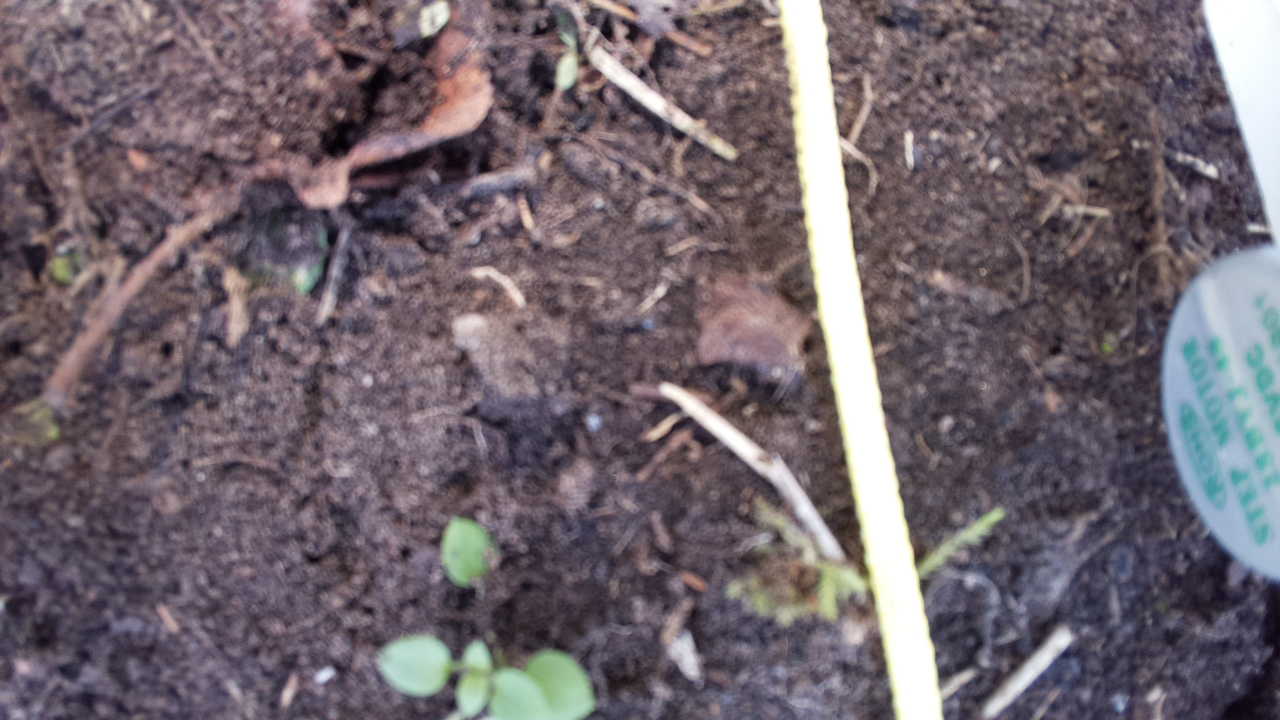
#> input picture 2/sample-2019-12-22_11:11-2.jpg, 1280 x 720 px
$ python houhgline-transform.py
#> lines starting #> are read from the running program, lines starting #| are printed output that depends on the picture; after the words box and inside, x2 and y2 are one past the last pixel; in counts of white or black regions, pixels touching at a corner belong together; long printed decimals are rounded
#!/usr/bin/env python3

import cv2
import numpy as np


def auto_canny(image, sigma=0.33):
    # compute the median of the single channel pixel intensities
    v = np.median(image)

    # apply automatic Canny edge detection using the computed median
    lower = int(max(0, (1.0 - sigma) * v))
    upper = int(min(255, (1.0 + sigma) * v))
    edged = cv2.Canny(image, lower, upper)

    # return the edged image
    return edged


# [43 lines left out: function automatic_brightness_and_contrast, not called in this run]


img = cv2.imread('../2/sample-2019-12-22_11:11-2.jpg')
#> img is the input picture: shape (720, 1280, 3); mean B, G, R 109.5, 101.7, 112.6
# contrasted, alpha, beta = automatic_brightness_and_contrast(img, 1)
gray = cv2.cvtColor(img, cv2.COLOR_BGR2GRAY)
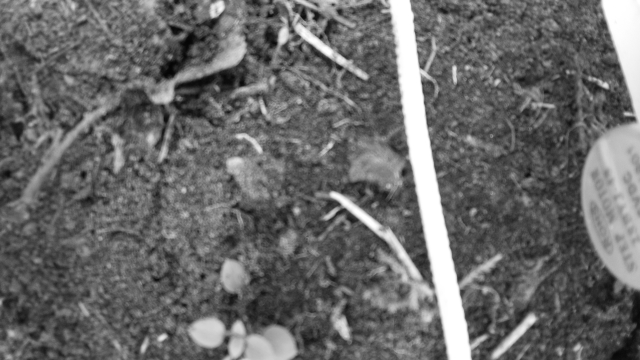
#> gray: shape (720, 1280) (shown at 1/2 size); min 3, max 255, mean 105.9
# edges = cv2.Canny(gray, 50, 500, apertureSize=3)

edges = cv2.blur(img, (5, 5))
edges = auto_canny(edges)
#> in auto_canny, `v = np.median(image)`: v = 98
#> in auto_canny, `lower = int(max(0, (1.0 - sigma) * v))`: lower = 65
#> in auto_canny, `upper = int(min(255, (1.0 + sigma) * v))`: upper = 130
#> in auto_canny, `edged = cv2.Canny(image, lower, upper)`:
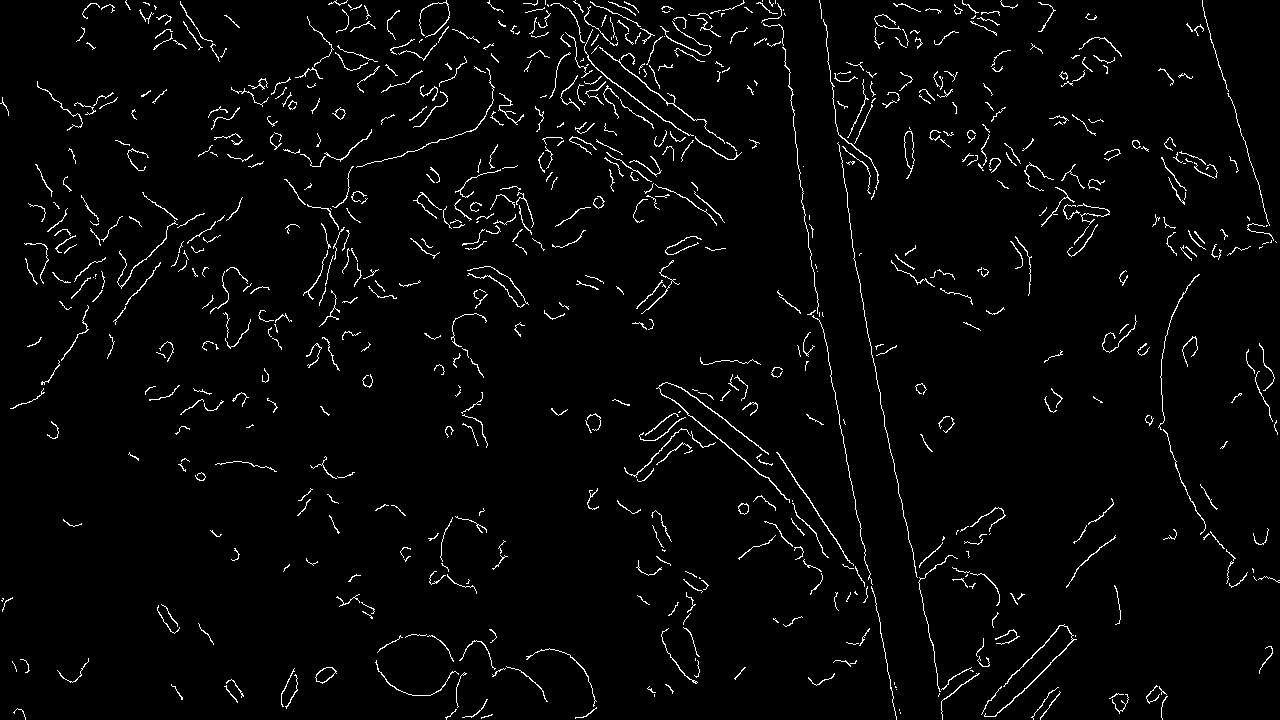
#> edged: shape (720, 1280); 2.8% white in thin lines or dots
lines = cv2.HoughLines(edges, 2, np.pi / 180, 300)
#> lines = [[-744, 2.95]]

print('line type: %s' % type(lines))
#| line type: <class 'numpy.ndarray'>
print('Found lines: %s' % lines)
#| Found lines: [[[-744.           2.950]]]

if lines is not None:
    for i in range(0, min(len(lines), 4)):
        rho = lines[i][0][0]
        theta = lines[i][0][1]
        a = np.cos(theta)
        b = np.sin(theta)
        x0 = a * rho
        y0 = b * rho
        pt1 = (int(x0 + 1000 * (-b)), int(y0 + 1000 * a))
        pt2 = (int(x0 - 1000 * (-b)), int(y0 - 1000 * a))

        cv2.line(img, pt1, pt2, (0, 0, 255), 3, 1)
#> this loop made 1 pass
#> (rho, theta, a, b, x0, y0, pt1, pt2) on pass 1: (-744, 2.95, -0.982, 0.191, 730.3, -142, (539, -1123), (921, 839))
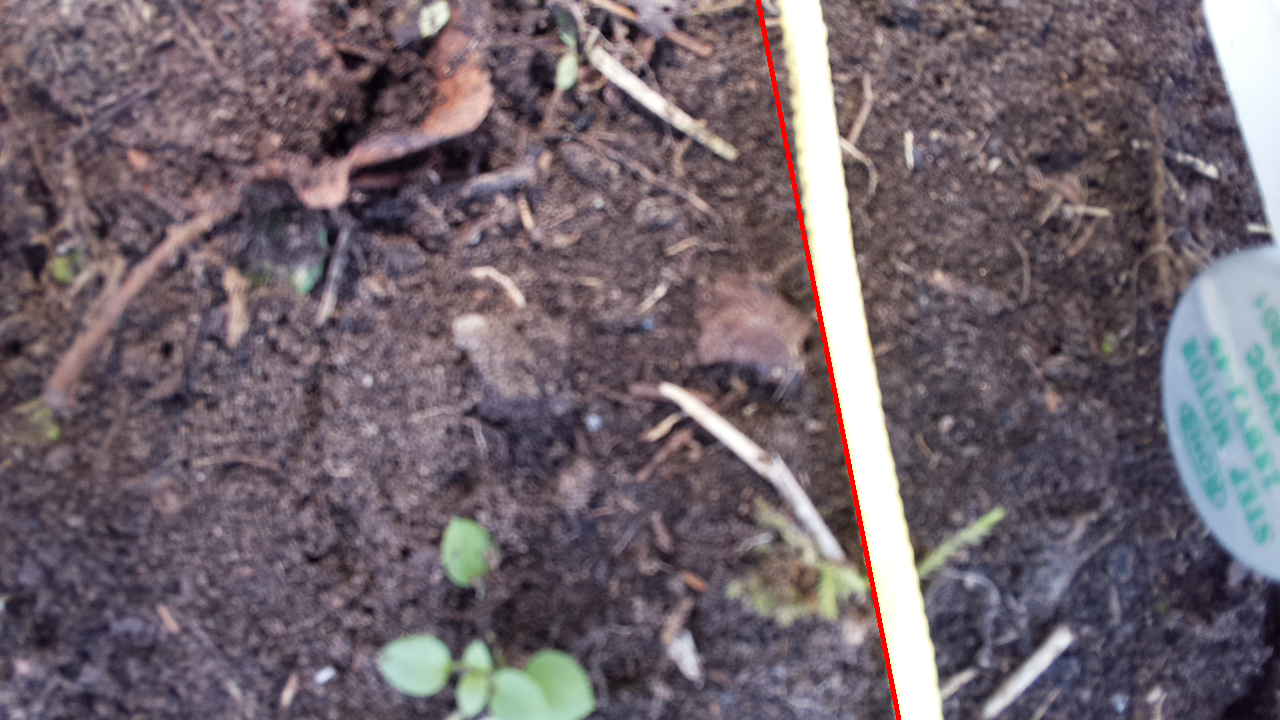
#> img: shape (720, 1280, 3); 0.4% of pixels changed, all inside (x1, y1, x2, y2) = (756, 0, 901, 720)

    # cv2.imwrite('houghlines3.jpg', img)

cv2.imshow('image', img)
# cv2.imshow('image', gray)
# cv2.imshow('image', edges)
cv2.waitKey(0)
cv2.destroyAllWindows()

$ run again, with 2/sample-2019-12-22_11:02-1.jpg copied over 2/sample-2019-12-22_11:11-2.jpg
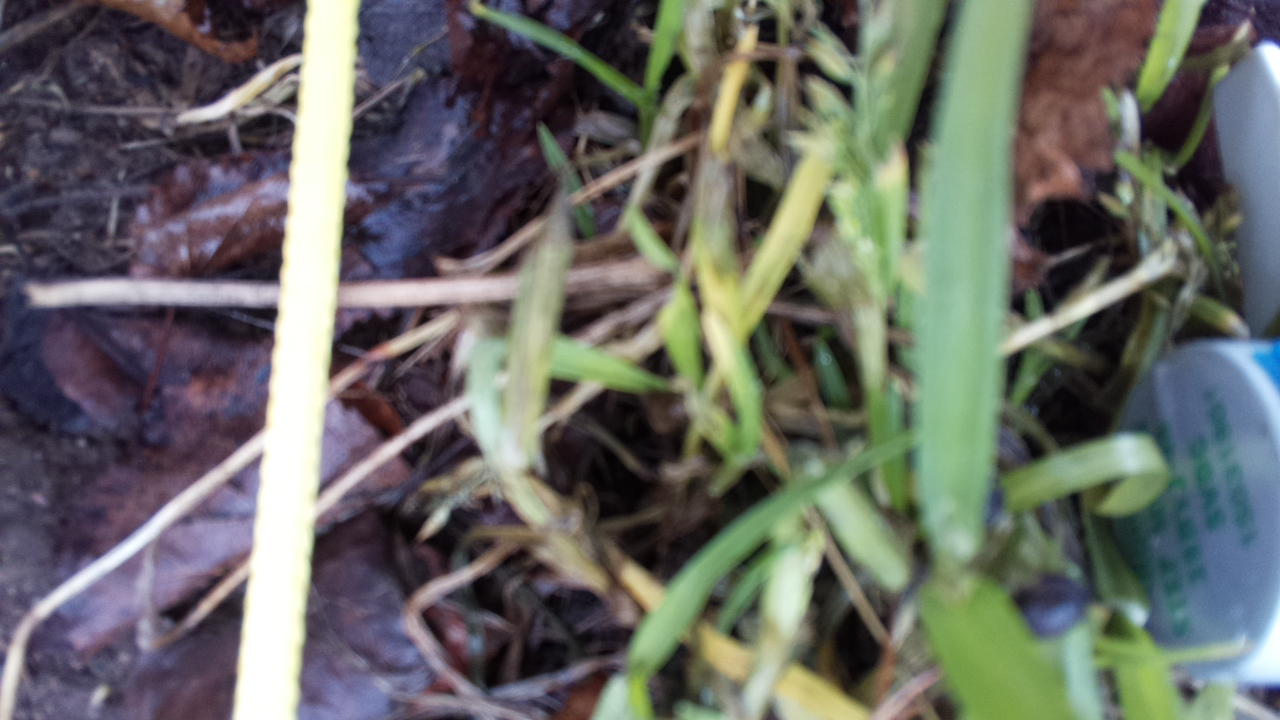
#> input picture 2/sample-2019-12-22_11:02-1.jpg, 1280 x 720 px
#> img is the input picture: shape (720, 1280, 3); mean B, G, R 101.2, 106.6, 104.5
#> v = 94
#> lower = 62
#> upper = 125
#> in auto_canny, `edged = cv2.Canny(image, lower, upper)`:
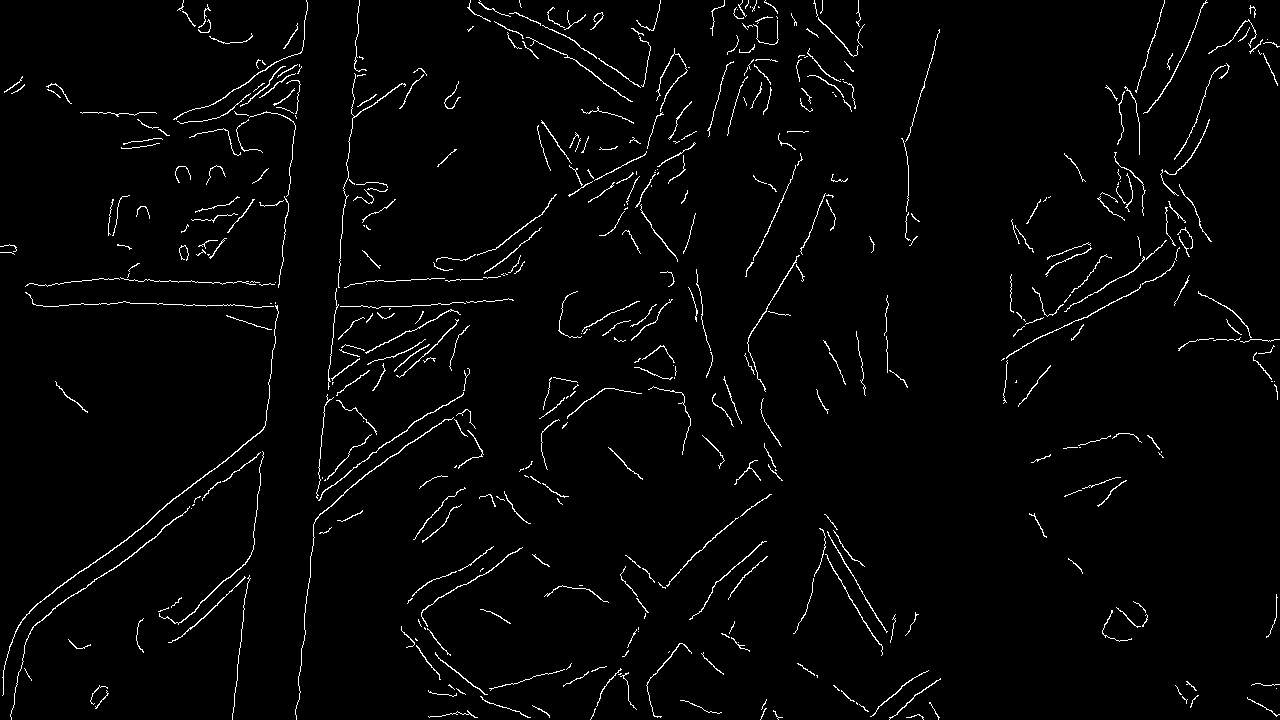
#> edged: shape (720, 1280); 2.3% white in thin lines or dots
#> lines = [[306, 0.105], [500, 0.908]]
#| line type: <class 'numpy.ndarray'>
#| Found lines: [[[3.0600000e+02 1.0471976e-01]]
#|  [[5.0000000e+02 9.0757120e-01]]]
#> the loop `for i in range(0, min(len(lines), 4)):` made 2 passes
#> (rho, theta, a, b, x0, y0, pt1, pt2) on passes 1 to 2: (306, 0.105, 0.995, 0.105, 304.3, 31.99, (199, 1026), (408, -962)), (500, 0.908, 0.616, 0.788, 307.8, 394, (-480, 1009), (1095, -221))
#> after the loop `for i in range(0, min(len(lines), 4)):`:
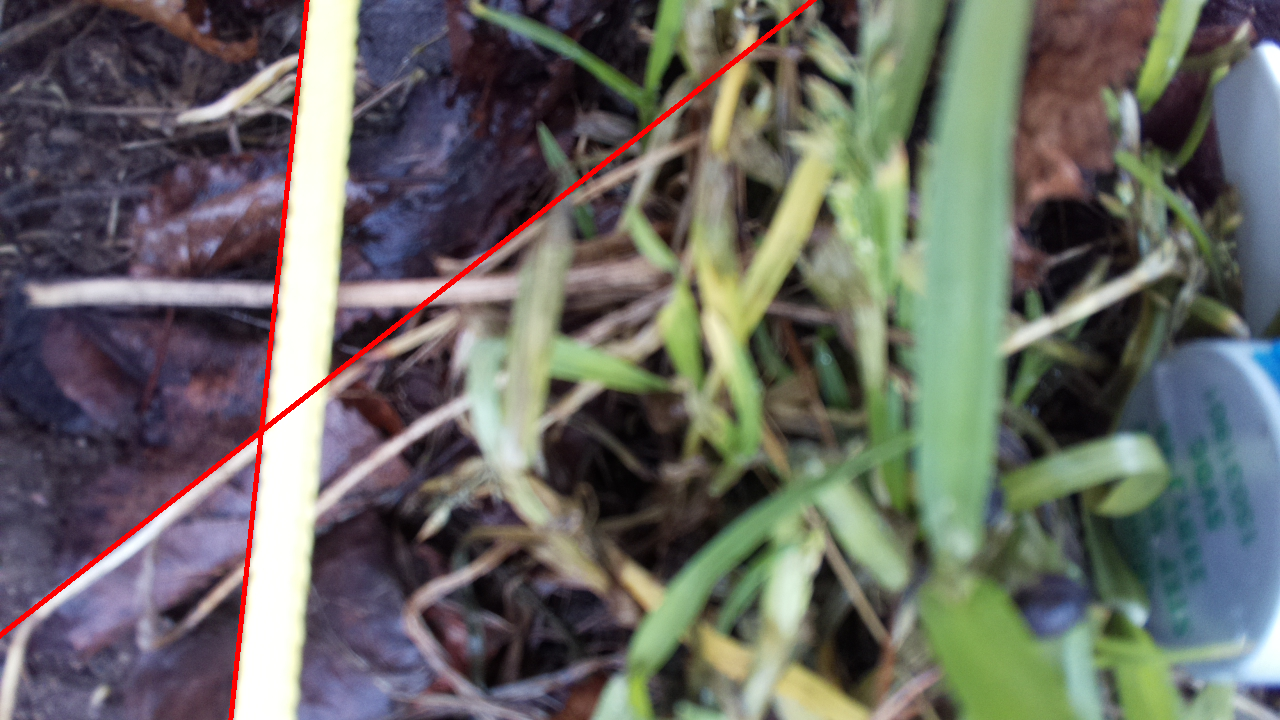
#> img: shape (720, 1280, 3); 0.98% of pixels changed, all inside (x1, y1, x2, y2) = (0, 0, 817, 720)

$ run again, with 2/sample-2019-12-22_11:02-2.jpg copied over 2/sample-2019-12-22_11:11-2.jpg
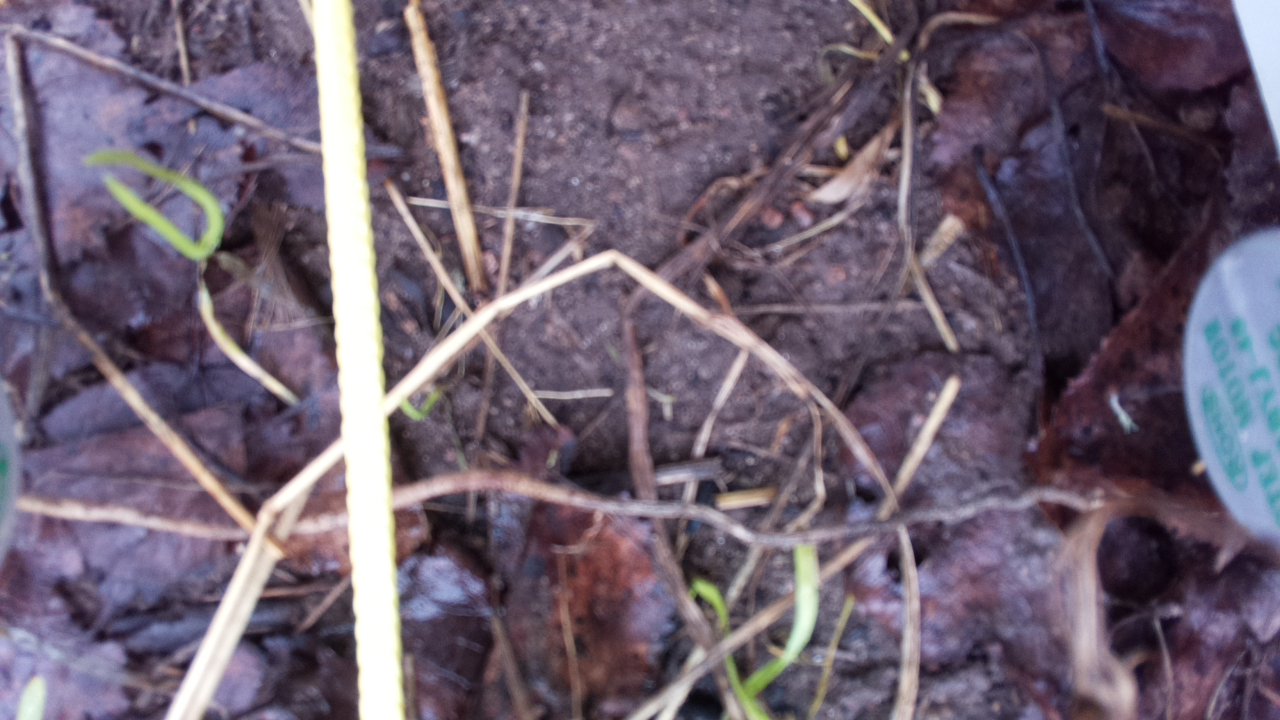
#> input picture 2/sample-2019-12-22_11:02-2.jpg, 1280 x 720 px
#> img is the input picture: shape (720, 1280, 3); mean B, G, R 112.6, 96.3, 109.5
#> v = 99
#> lower = 66
#> upper = 131
#> in auto_canny, `edged = cv2.Canny(image, lower, upper)`:
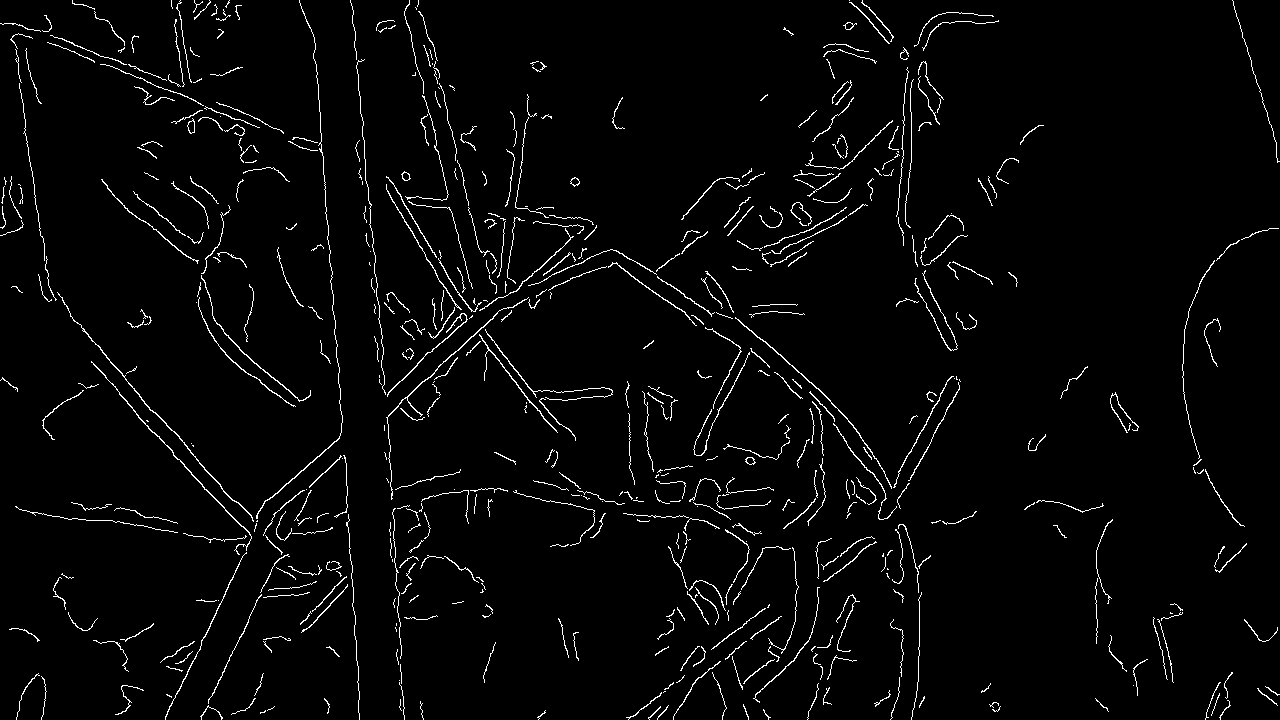
#> edged: shape (720, 1280); 2.8% white in thin lines or dots
#> lines = [[-310, 3.07], [-350, 3.05]]
#| line type: <class 'numpy.ndarray'>
#| Found lines: [[[-310.           3.072]]
#|  [[-350.           3.054 ]]]
#> the loop `for i in range(0, min(len(lines), 4)):` made 2 passes
#> (rho, theta, a, b, x0, y0, pt1, pt2) on passes 1 to 2: (-310, 3.07, -0.998, 0.0698, 309.2, -21.62, (239, -1019), (379, 975)), (-350, 3.05, -0.996, 0.0872, 348.7, -30.5, (261, -1026), (435, 965))
#> after the loop `for i in range(0, min(len(lines), 4)):`:
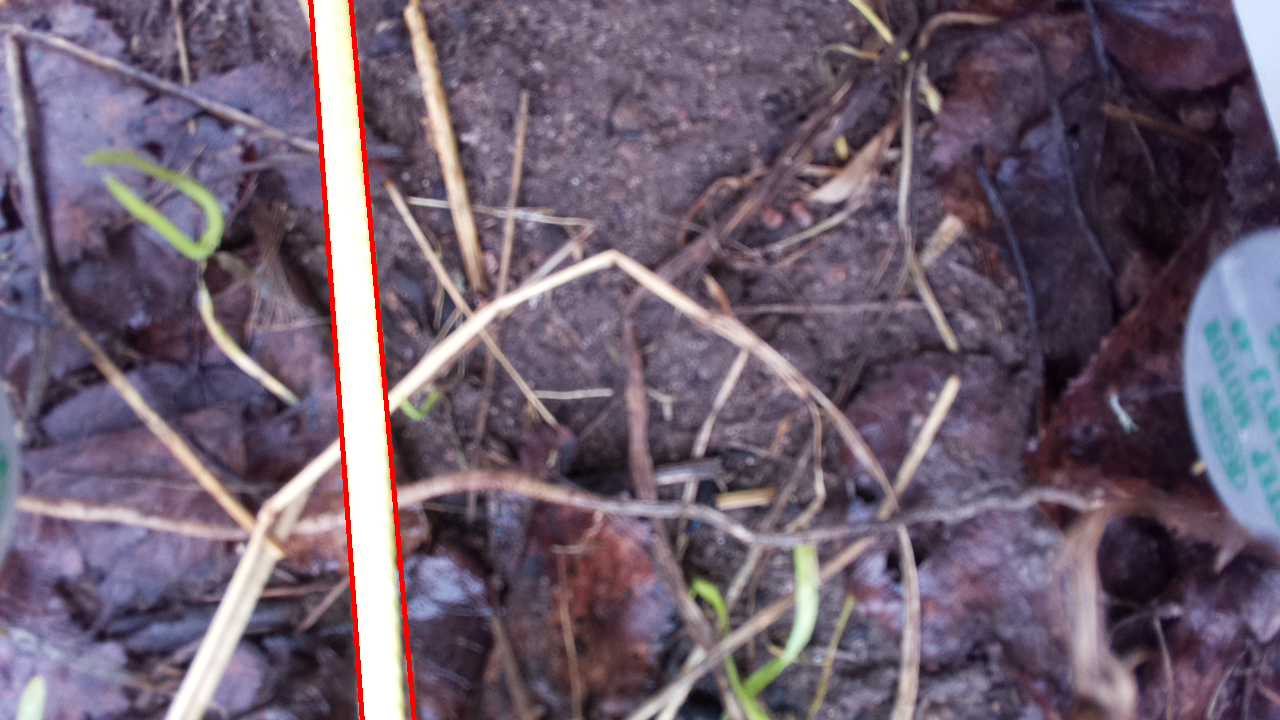
#> img: shape (720, 1280, 3); 0.78% of pixels changed, all inside (x1, y1, x2, y2) = (308, 0, 417, 720)
